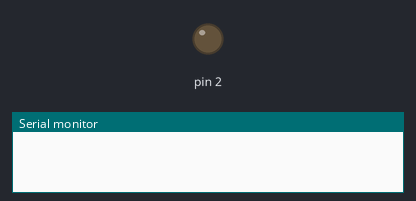
A sketch run on a simulated Arduino Uno, built with avr-gcc and run on an emulated ATmega328P. On the bench: output pins drawn as LEDs (lit = HIGH), the last lines printed to the serial monitor. Random numbers use the default seed unless the sketch sets one.

Above: at 0.1 s.
At 39.9 s:
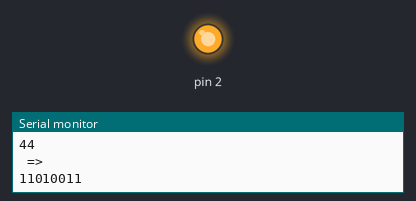
Timing chart, 0 to 40.0 s (numbered marks = the images above):
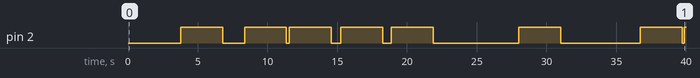

The sketch:

byte.ino
```cpp
byte b;
void setup() {
pinMode(2,OUTPUT);
Serial.begin(9600);

}

void loop() {
byte a = random(0,256);
byte b = random(0,256);
byte c = ~b;
if(a==c){
Serial.println(a);
Serial.println(b);
Serial.println(" => ");
Serial.println(a,BIN);
Serial.println(b,BIN);
Serial.println("yyyeeesss");
digitalWrite(2,HIGH);
delay(3000);
digitalWrite(2,LOW);
  }
delay(10);
}
```

Measured:
- by itself, pin 2: LOW → HIGH at 3.8 s, → LOW 3.0 s later, → HIGH 1.6 s later, → LOW 3.0 s later, … (15 changes in this stretch)
